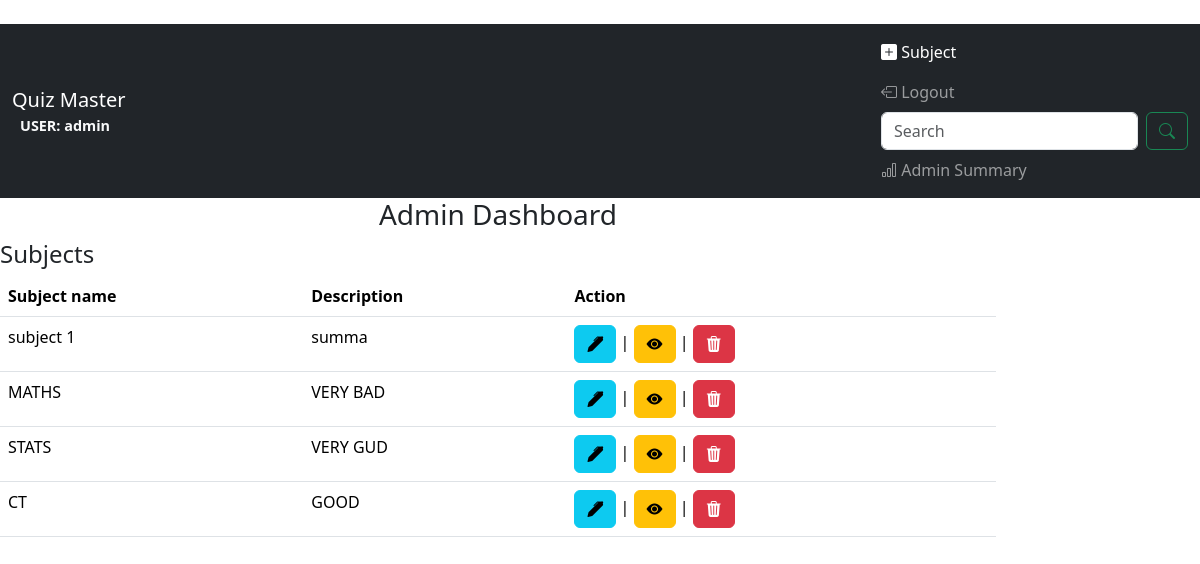
The page /admin (signed in) on the database its author committed.
### main.py (models this page shows)
class User(db.Model):
    __tablename__ = 'user'
    id = db.Column(db.Integer, primary_key=True)
    username = db.Column(db.String(255), unique=True, nullable=False)
    password = db.Column(db.String(255), nullable=False)
    email = db.Column(db.String(255), unique=True, nullable=False)
    fullname = db.Column(db.String(255), nullable=False)
    qualification = db.Column(db.String(255), nullable=False)
    dob = db.Column(db.String(255), nullable=False)
    is_admin = db.Column(db.Boolean, nullable=False)
    score_list = db.relationship('Score', back_populates='user_name', cascade='all, delete-orphan')

class Subject(db.Model):
    __tablename__= 'subject'
    id= db.Column(db.Integer, primary_key=True)
    name= db.Column(db.String(255), unique=True, nullable=False)
    description= db.Column(db.String(255), nullable=False)
    chapter_list= db.relationship('Chapter',back_populates='subject_name',cascade='all, delete-orphan')

### main.py (the view)
@app.route('/admin', methods=['POST', 'GET'])
def admin_dashboard():
    if session.get('is_admin'):
        user=User.query.filter_by(id=session['admin_id']).first()
        subjects = Subject.query.all()
        return render_template('admin_dashboard.html',all_subjects=subjects,user=user)
    return redirect('login')

### templates/admin_dashboard.html
{% extends "index.html" %}
{% block content %}
    <nav class="navbar navbar-dark bg-dark">
        <div class="container-fluid">
            <div>
                <a class="navbar-brand" href="/admin">Quiz Master</a>
                <p class="text-light ms-2" style="font-size: 0.9rem; margin-bottom: 0;">
                      <strong> USER: {{ user.username }}</strong>
                </p>
            </div>
            <ul class="navbar-nav ml-auto ">
                <li class="nav-item">
                    <a class="nav-link active" href="/create_subject"><i class="bi bi-plus-square-fill"></i> Subject</a>
                </li>
                <li class="nav-item">
                    <a class="nav-link" href="/logout"><i class="bi bi-box-arrow-left"></i> Logout</a>
                </li>
                <form class="d-flex" role="search" method="get" action="/admin/search">
                    <input class="form-control me-2" type="search" placeholder="Search" aria-label="Search" name="search_query">
                    <button class="btn btn-outline-success" type="submit"><i class="bi bi-search"></i></button>
                </form>
                <li class="nav-item">
                    <a class="nav-link" href="/admin_summary"><i class="bi bi-bar-chart"></i> Admin Summary</a>
                </li>
            </ul>
        </div>
    </nav>
<div class="'container">
    <div class="row">
        <div class="col-md-10">
            <h3 class="text-center">Admin Dashboard</h3>
            <h4>Subjects</h4>
            <table class="table">
                <thead>
                    <tr>
                        <th>Subject name</th>
                        <th>Description</th>
                        <th>Action</th>
                    </tr>
                </thead>
                <tbody>
                    {% for subject in all_subjects %}
                    <tr>
                        <td>{{ subject.name }}</td>
                        <td>{{ subject.description }}</td>
                        <td>
                            <a href="/edit_subject/{{ subject.id }}" class="btn btn-info"><i class="bi bi-pen-fill"></i></a> |
                            <a href="/view_subject/{{ subject.id }}" class="btn btn-warning"><i class="bi bi-eye-fill"></i></a> |
                            <a href="/delete_subject/{{ subject.id }}"class="btn btn-danger"><i class="bi bi-trash3-fill"></i></a>
                        </td>
                    </tr>
                    {% endfor %}
                </tbody>
            </table>
        </div>
    </div>
</div>
{% endblock %}

### rows shown on the page
User: username "admin"
Subject: name "subject 1", description "summa"
Subject: name "MATHS", description "VERY BAD"
Subject: name "STATS", description "VERY GUD"
Subject: name "CT", description "GOOD"
